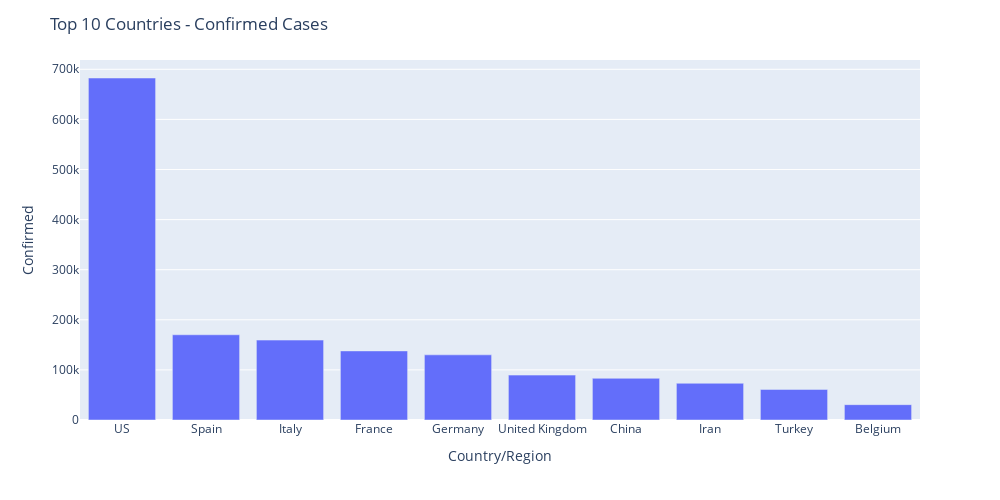

The notebook cell this image was saved under:
### Code cell
# Plot top 10 confirmed cases by country

fig0 = px.bar(t10c, x = 'Country/Region', y = 'Confirmed'
             ,height=500
            ,width=1000)
fig0.update_layout(title="Top 10 Countries - Confirmed Cases")
fig0.show()

### Figure 1 — Plotly figure (JSON) as saved in the notebook; plotly's stock layout.template omitted (floating-point values rounded to 4 significant figures)
{"data": [{"alignmentgroup": "True", "hoverlabel": {"namelength": 0}, "hovertemplate": "Country/Region=%{x}<br>Confirmed=%{y}", "legendgroup": "", "marker": {"color": "#636efa"}, "name": "", "offsetgroup": "", "orientation": "v", "showlegend": false, "textposition": "auto", "type": "bar", "x": ["US", "Spain", "Italy", "France", "Germany", "United Kingdom", "China", "Iran", "Turkey", "Belgium"], "xaxis": "x", "y": [682619, 170099, 159516, 137875, 130072, 89570, 83213, 73303, 61049, 30589], "yaxis": "y"}], "layout": {"barmode": "relative", "height": 500, "legend": {"tracegroupgap": 0}, "margin": {"t": 60}, "title": {"text": "Top 10 Countries - Confirmed Cases"}, "width": 1000, "xaxis": {"anchor": "y", "domain": [0, 1], "title": {"text": "Country/Region"}}, "yaxis": {"anchor": "x", "domain": [0, 1], "title": {"text": "Confirmed"}}}}
